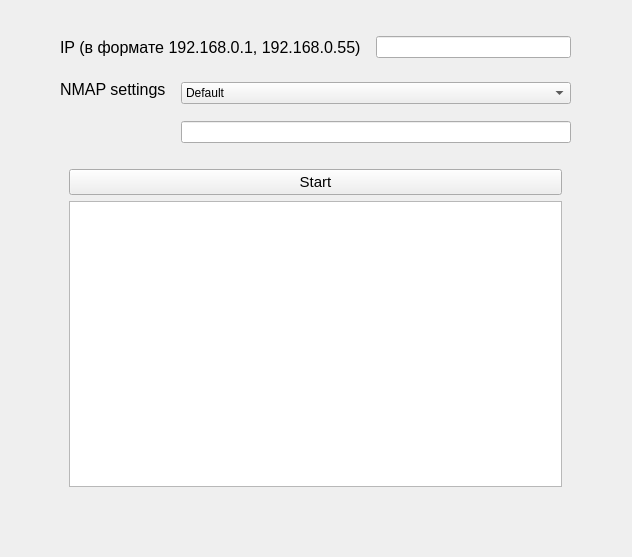
<?xml version="1.0" encoding="UTF-8"?>
<ui version="4.0">
 <class>MainWindow</class>
 <widget class="QMainWindow" name="MainWindow">
  <property name="geometry">
   <rect>
    <x>0</x>
    <y>0</y>
    <width>632</width>
    <height>557</height>
   </rect>
  </property>
  <property name="windowTitle">
   <string>MainWindow</string>
  </property>
  <widget class="QWidget" name="centralwidget">
   <widget class="QFrame" name="verticalFrame">
    <property name="geometry">
     <rect>
      <x>60</x>
      <y>30</y>
      <width>511</width>
      <height>466</height>
     </rect>
    </property>
    <layout class="QVBoxLayout" name="verticalLayout">
     <property name="spacing">
      <number>0</number>
     </property>
     <property name="leftMargin">
      <number>0</number>
     </property>
     <property name="topMargin">
      <number>0</number>
     </property>
     <property name="rightMargin">
      <number>0</number>
     </property>
     <property name="bottomMargin">
      <number>0</number>
     </property>
     <item>
      <widget class="QFrame" name="verticalFrame">
       <property name="maximumSize">
        <size>
         <width>16777215</width>
         <height>130</height>
        </size>
       </property>
       <layout class="QVBoxLayout" name="verticalLayout_2">
        <property name="spacing">
         <number>0</number>
        </property>
        <property name="leftMargin">
         <number>0</number>
        </property>
        <property name="topMargin">
         <number>0</number>
        </property>
        <property name="rightMargin">
         <number>0</number>
        </property>
        <property name="bottomMargin">
         <number>0</number>
        </property>
        <item>
         <widget class="QFrame" name="horizontalFrame_2">
          <property name="maximumSize">
           <size>
            <width>16777215</width>
            <height>35</height>
           </size>
          </property>
          <layout class="QHBoxLayout" name="horizontalLayout_3">
           <property name="spacing">
            <number>0</number>
           </property>
           <property name="leftMargin">
            <number>0</number>
           </property>
           <property name="topMargin">
            <number>0</number>
           </property>
           <property name="rightMargin">
            <number>0</number>
           </property>
           <property name="bottomMargin">
            <number>0</number>
           </property>
           <item>
            <widget class="QLabel" name="label">
             <property name="font">
              <font>
               <pointsize>12</pointsize>
              </font>
             </property>
             <property name="text">
              <string>IP (в формате 192.168.0.1, 192.168.0.55)</string>
             </property>
            </widget>
           </item>
           <item>
            <spacer name="horizontalSpacer">
             <property name="orientation">
              <enum>Qt::Orientation::Horizontal</enum>
             </property>
             <property name="sizeType">
              <enum>QSizePolicy::Policy::Fixed</enum>
             </property>
             <property name="sizeHint" stdset="0">
              <size>
               <width>15</width>
               <height>10</height>
              </size>
             </property>
            </spacer>
           </item>
           <item>
            <widget class="QLineEdit" name="ip_lineEdit"/>
           </item>
          </layout>
         </widget>
        </item>
        <item>
         <widget class="QFrame" name="horizontalFrame">
          <layout class="QHBoxLayout" name="horizontalLayout">
           <property name="spacing">
            <number>0</number>
           </property>
           <property name="leftMargin">
            <number>0</number>
           </property>
           <property name="topMargin">
            <number>0</number>
           </property>
           <property name="rightMargin">
            <number>0</number>
           </property>
           <property name="bottomMargin">
            <number>0</number>
           </property>
           <item>
            <widget class="QLabel" name="label_2">
             <property name="maximumSize">
              <size>
               <width>150</width>
               <height>65</height>
              </size>
             </property>
             <property name="font">
              <font>
               <pointsize>12</pointsize>
              </font>
             </property>
             <property name="text">
              <string>NMAP settings</string>
             </property>
             <property name="textFormat">
              <enum>Qt::TextFormat::AutoText</enum>
             </property>
             <property name="alignment">
              <set>Qt::AlignmentFlag::AlignLeading|Qt::AlignmentFlag::AlignLeft|Qt::AlignmentFlag::AlignTop</set>
             </property>
            </widget>
           </item>
           <item>
            <spacer name="horizontalSpacer_2">
             <property name="orientation">
              <enum>Qt::Orientation::Horizontal</enum>
             </property>
             <property name="sizeType">
              <enum>QSizePolicy::Policy::Fixed</enum>
             </property>
             <property name="sizeHint" stdset="0">
              <size>
               <width>15</width>
               <height>10</height>
              </size>
             </property>
            </spacer>
           </item>
           <item>
            <widget class="QFrame" name="verticalFrame">
             <layout class="QVBoxLayout" name="verticalLayout_4">
              <property name="spacing">
               <number>0</number>
              </property>
              <property name="leftMargin">
               <number>0</number>
              </property>
              <property name="topMargin">
               <number>0</number>
              </property>
              <property name="rightMargin">
               <number>0</number>
              </property>
              <property name="bottomMargin">
               <number>0</number>
              </property>
              <item>
               <widget class="QComboBox" name="nmap_comboBox">
                <item>
                 <property name="text">
                  <string>Default</string>
                 </property>
                </item>
                <item>
                 <property name="text">
                  <string>Intense</string>
                 </property>
                </item>
                <item>
                 <property name="text">
                  <string>Quick</string>
                 </property>
                </item>
                <item>
                 <property name="text">
                  <string>Custom</string>
                 </property>
                </item>
               </widget>
              </item>
              <item>
               <widget class="QLineEdit" name="custom_nmap_lineEdit">
                <property name="readOnly">
                 <bool>true</bool>
                </property>
               </widget>
              </item>
             </layout>
            </widget>
           </item>
          </layout>
         </widget>
        </item>
       </layout>
      </widget>
     </item>
     <item>
      <widget class="QFrame" name="verticalFrame_2">
       <layout class="QVBoxLayout" name="verticalLayout_3">
        <item>
         <widget class="QPushButton" name="startButton">
          <property name="font">
           <font>
            <pointsize>11</pointsize>
           </font>
          </property>
          <property name="text">
           <string>Start</string>
          </property>
         </widget>
        </item>
        <item>
         <widget class="QTextEdit" name="output_textEdit">
          <property name="sizePolicy">
           <sizepolicy hsizetype="Expanding" vsizetype="Fixed">
            <horstretch>0</horstretch>
            <verstretch>0</verstretch>
           </sizepolicy>
          </property>
          <property name="maximumSize">
           <size>
            <width>16777215</width>
            <height>335</height>
           </size>
          </property>
          <property name="readOnly">
           <bool>true</bool>
          </property>
         </widget>
        </item>
       </layout>
      </widget>
     </item>
    </layout>
   </widget>
  </widget>
 </widget>
 <resources/>
 <connections/>
</ui>
